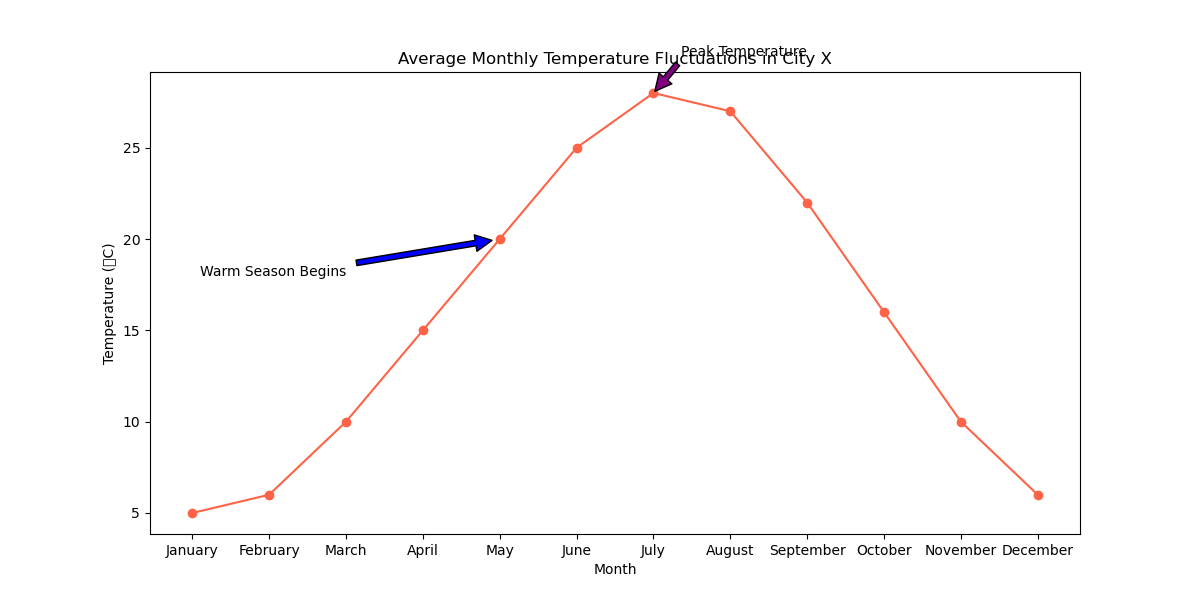

Generate this figure with Python:

import matplotlib.pyplot as plt

# Data
months = ["January", "February", "March", "April", "May", "June", "July", "August", "September", "October", "November", "December"]
temperatures = [5, 6, 10, 15, 20, 25, 28, 27, 22, 16, 10, 6]

plt.figure(figsize=(12, 6))  # Change width and height of the chart

# Plotting the line chart
plt.plot(months, temperatures, color="#ff6347", marker='o')  # Using a specific color code and marker for data points

# Adding annotations for specific points
plt.annotate('Warm Season Begins', xy=('May', 20), xytext=('March', 18),
             arrowprops=dict(facecolor='blue', shrink=0.05),
             horizontalalignment='right')
plt.annotate('Peak Temperature', xy=('July', 28), xytext=('September', 30),
             arrowprops=dict(facecolor='purple', shrink=0.05),
             horizontalalignment='right')

# Title and labels
plt.title('Average Monthly Temperature Fluctuations in City X')
plt.xlabel('Month')
plt.ylabel('Temperature (°C)')

# Show the chart
plt.show()
